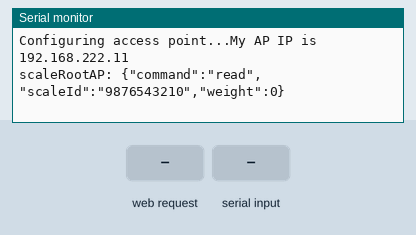
Recording of a sketch running on a simulated ESP8266 (NodeMCU). Shown: the last lines printed to the serial monitor. Inputs (shaded band) come from the test bench.

Above: at 9.5 s.
9.6 s: HTTP request GET /list received
At 10.4 s:
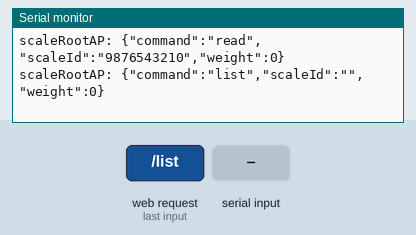
11.1 s: "90,45\n" received over the second serial link
At 12.0 s:
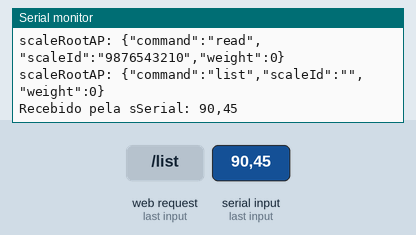
13.1 s: HTTP request GET /tare?scale=1 received
At 14.3 s:
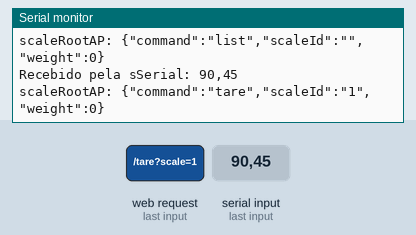
14.6 s: "5\n" received over the second serial link
At 15.9 s:
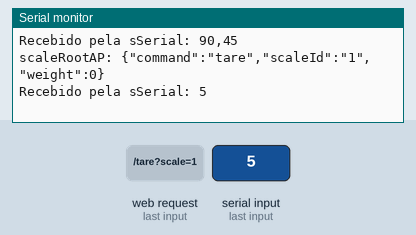
16.6 s: HTTP request GET /blink?scale=1&weight=1 received
At 17.0 s:
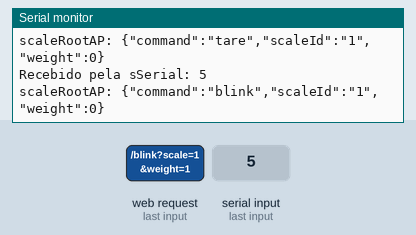

The sketch:

scaleRootAP.ino
```cpp
#include <SoftwareSerial.h>
#include <ArduinoJson.h>
#include <ESP8266WebServer.h>

#define   STATION_SSID     "balancas"
#define   STATION_PASSWORD "andrepayao"
#define   STATION_PORT     5555

const unsigned int MAX_INPUT = 512;
long reqNumber = 0;

// Prototypes
String processCommand(String scaleID, String cmd, int weight = 0);
String readString(SoftwareSerial *sSer);

ESP8266WebServer server(80);
IPAddress myIP(0,0,0,0);
IPAddress myAPIP(0,0,0,0);

SoftwareSerial sSerial(13, 15, false, MAX_INPUT); // GPIO13 - RX, GPIO15 - TX (aka D7, D8)

void setup() {
  Serial.begin(115200);

  // A SoftwareSerial em ESP8266 junto com Mesh não suporta velocidade alta, por isso 38400
  sSerial.begin(38400);
  while(sSerial.available()) sSerial.read();  // Clear buffer

  // Trying the ACCESS POINT
  // =======================

  Serial.print("Configuring access point...");
  /* You can remove the password parameter if you want the AP to be open. */
  WiFi.softAP(STATION_SSID, STATION_PASSWORD);

  IPAddress localIP(192,168,222,11);
  IPAddress gw(192,168,222,11);
  IPAddress mask(255,255,255,0);
  WiFi.softAPConfig(localIP, gw, mask);

  myAPIP = WiFi.softAPIP();
  Serial.println("My AP IP is " + myAPIP.toString());

  server.on("/", HTTP_GET, [] () {
    server.send(404, "text/plain", "Nada aqui...");
  });

  server.on("/readAll", HTTP_GET, [] () {
    server.send(200, "text/json", readAll());
  });

  server.on("/list", HTTP_GET, [] () {
    server.send(200, "text/json", processCommand("", "list"));
  });

  server.on("/read", HTTP_GET, [] () {
    if (server.hasArg("scale")) {
      String scaleId = server.arg("scale");
      server.send(200, "text/json", processCommand(scaleId, "read"));
    } else {
      server.send(404, "text/plain", "Parametro scale faltando");
    }
  });

  server.on("/tare", HTTP_GET, [] () {
    if (server.hasArg("scale")) {
      String scaleId = server.arg("scale");
      server.send(200, "text/json", processCommand(scaleId, "tare"));
    } else {
      server.send(404, "text/plain", "Parametro scale faltando");
    }
  });

  server.on("/blink", HTTP_GET, [] () {
    if (server.hasArg("scale")) {
      String scaleId = server.arg("scale");
      server.send(200, "text/json", processCommand(scaleId, "blink"));
    } else {
      server.send(404, "text/plain", "Parametro scale faltando");
    }
  });

  server.on("/calibrate", HTTP_GET, [] () {
    if (server.hasArg("scale")) {
      String scaleId = server.arg("scale");
      if (server.hasArg("weight")) {
        int weight = server.arg("weight").toInt();
        server.send(200, "text/json", processCommand(scaleId, "calibrate", weight));
      } else {
        server.send(404, "text/plain", "Parametro weight faltando");
      }
    } else {
      server.send(404, "text/plain", "Parametro scale faltando");
    }
  });

  server.begin();
  delay(3333);
  processCommand("9876543210", "read", 0); // Apenas para "limpar" a garganta ;-) Por razão desconhecida, o primeiro buffer fica corrompido.

}

void loop() {
  server.handleClient();
}

//=====================

String processCommand(String scaleID, String cmd, int weight) {
  String command;

  DynamicJsonBuffer jsonBuffer(MAX_INPUT);
  JsonObject& root = jsonBuffer.createObject();
  root["command"] = cmd;
  root["scaleId"] = scaleID;
  root["weight"] = weight;

  root.printTo(command);

  sSerial.flush();
  sSerial.println(command);
  Serial.print("scaleRootAP: ");
  Serial.println(command);

  int retries = 5;
  while (!sSerial.available() && retries-- > 0) {
    delay(1000);
  }
  if (sSerial.available()) {
    String response = readString(&sSerial);
    Serial.printf("Recebido pela sSerial: %s\n", response.c_str());
    return response;
  } else {
    return "{\"status\":\"Failed, timeout.\"}";
  }

}

String readAll() {
  String response;

  DynamicJsonBuffer jsonBuffer(MAX_INPUT);
  JsonObject& root = jsonBuffer.createObject();
  root["response"] = "readAll";
  root["status"] = "OK";
  root["scales"] = 50;
  JsonArray& values = root.createNestedArray("values");
  DynamicJsonBuffer scaleValue(200);
  JsonObject& scaleRead = scaleValue.createObject();
  scaleRead["123456010"] = "010";
  scaleRead["123456020"] = "020";
  scaleRead["123456030"] = "030";
  scaleRead["123456040"] = "040";
  scaleRead["123456050"] = "050";
  scaleRead["123456060"] = "060";
  scaleRead["123456070"] = "070";
  scaleRead["123456080"] = "080";
  scaleRead["123456090"] = "090";
  scaleRead["123456100"] = "100";
  values.add(scaleRead);

  //root.printTo(response);
  root.prettyPrintTo(response);
  return response;
}

String readString(SoftwareSerial *sSer) {
  String response;

  static char input_line [MAX_INPUT];
  static unsigned int input_pos = 0;

  boolean eol = false;
  while(sSer->available() && !eol) {
    byte inByte = sSer->read();
    switch (inByte) {
      case '\n':   // end of text
        input_line [input_pos] = 0;  // terminating null byte
        input_pos = 0;
        eol = true;
        break;
      case '\r':   // discard carriage return
        break;
      default:
        // keep adding if not full ... allow for terminating null byte
        if (input_pos < (MAX_INPUT - 1))
          input_line [input_pos++] = inByte;
        break;
    }
  }
  return String(input_line);
}
```

Measured:
- after the input at 9.6 s, the serial monitor: prints a new line at once (image 1)
- after the input at 11.1 s, the serial monitor: prints a new line after 0.50 s (image 2)
- after the input at 13.1 s, the serial monitor: prints a new line at once (image 3)
- after the input at 14.6 s, the serial monitor: prints a new line after 0.50 s (image 4)
- after the input at 16.6 s, the serial monitor: prints a new line at once (image 5)
